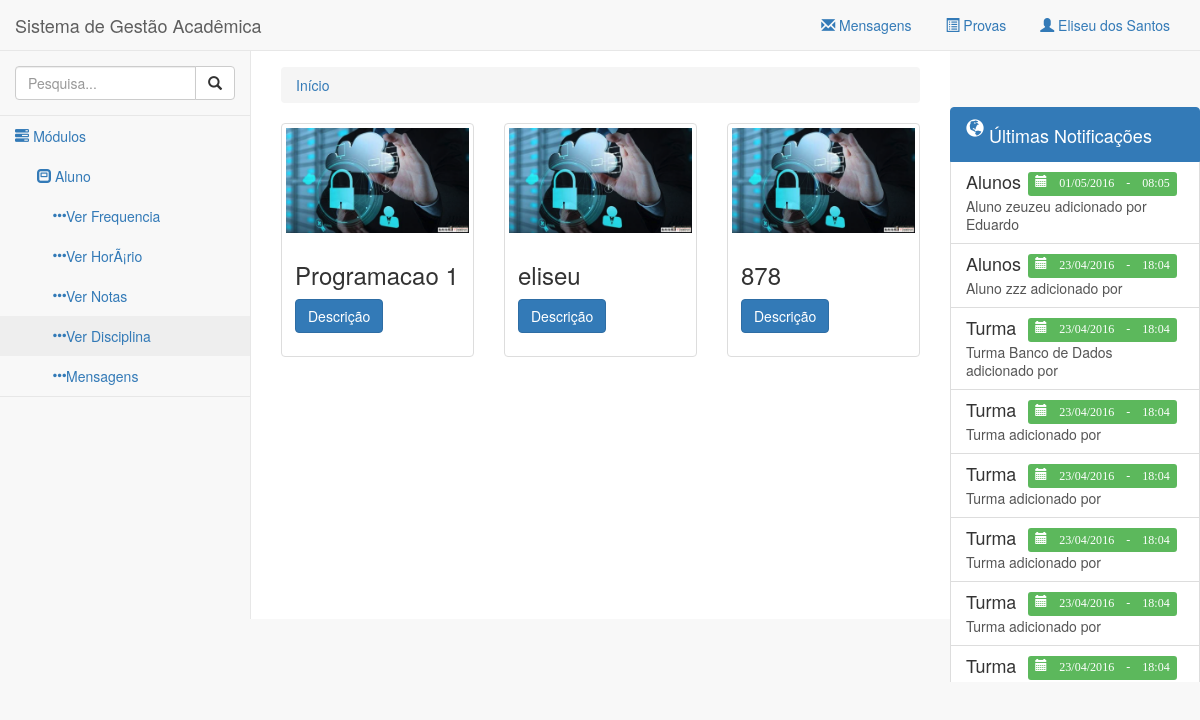
Screenshot of /admin/verDisciplina.php (signed in) with the database file from the repository.
### tables this page shows
CREATE TABLE IF NOT EXISTS `cad_modulo` (
  `cd_modulo` bigint(20) NOT NULL,
  `nome_modulo` varchar(180) NOT NULL
);

CREATE TABLE IF NOT EXISTS `cad_submodulo` (
  `cd_submodulo` bigint(20) NOT NULL,
  `nome_submodulo` varchar(180) NOT NULL,
  `fonte` varchar(450) NOT NULL,
  `permissao` varchar(11) NOT NULL,
  `icone` varchar(180) NOT NULL
);

CREATE TABLE IF NOT EXISTS `notificacoes` (
  `cd_notificacao` bigint(20) NOT NULL,
  `cd_usuario` bigint(20) NOT NULL,
  `tp_notificacao` varchar(80) NOT NULL,
  `desc_notificacao` text NOT NULL,
  `dt_sistema` timestamp NOT NULL DEFAULT CURRENT_TIMESTAMP
);

CREATE TABLE IF NOT EXISTS `cad_disciplina` (
  `cd_curso` bigint(20) NOT NULL,
  `nome_disciplina` varchar(300) NOT NULL,
  `desc_disciplina` text NOT NULL,
  `cd_disciplina` int(11) NOT NULL
);

### classes/funcoes.class.php (called while the page is built, shortened)
<?php
include 'database.class.php';
include 'notificacoes.class.php';
class Funcoes {
  public static function geraHeader() {
    include 'partials/header.php';
  }
  public static function geraFooter($parametros = false) {
    include 'partials/footer.php';
  }
  public static function geraMenus() {
    include 'partials/navegacao.php';
  }
  public static function geraMenuTop() {
    include 'partials/menu_top.php';
  }
  public static function geraMenuEsquerda() {
    include 'partials/menu_esquerda.php';
  }
  public static function geraMenuDireita() {
    include 'partials/menu_direita.php';
  }
  public static function geraBreadCrumb() {
    include 'partials/breadcrumb.php';
  }
}

### classes/database.class.php (called while the page is built, shortened)
<?php
class Database {
  private $mysql;
  private $query;
  public function __construct() {
    $this->mysql = new mysqli('localhost', 'root','', 'sga');
  }
  protected function clearAttributes() {
    $not = array('last_query', 'operators', 'join_types');
    $attrs = get_object_vars($this);
  }
  public function result() {
    $data = array();
    if(!empty($this->query)) {
      while($result = mysqli_fetch_object($this->query)) {
        $data[] = (Object) array_map("utf8_encode", (Array) $result);
      }
    }
    return $data;
  }
  public function query($query, $escape = FALSE) {
    $escape = (!is_bool($escape)) ? TRUE : $escape;
    $this->query = $this->mysql->query($query);
    return $this;
  }
}

### classes/notificacoes.class.php (called while the page is built, shortened)
<?php
Class Notificacoes {
	public function getNotificacao() {
		$objetoSql = new Database();
		$resultado = $objetoSql->query('select * from notificacoes order by cd_notificacao DESC')->result();
		return $resultado;
	}
}

### classes/disciplina.class.php (called while the page is built, shortened)
<?php
Class Disciplina extends Funcoes {
  public function getTodasDisciplinas() {
    $objetoSql = new Database();
    $resultado = $objetoSql->query('select * from cad_disciplina')->result();
    return $resultado;
  }
}

### admin/partials/menu_direita.php (the view, shortened to what this page needs)
<?php
$objetonotificacoes = new Notificacoes();
$notificacoes = $objetonotificacoes->getNotificacao();
?>
<div class="navbar-default sidebar-right" role="navigation">
  <div class="list-group">
  	<a href="#" class="list-group-item active">
	    <h4 class="list-group-item-heading"><span class="glyphicon glyphicon-globe"></span> Últimas Notificações</h4>
	  </a>
    <?php
      foreach ($notificacoes as $notificacao) : ?>
      	<a href="#" class="list-group-item notificacao">
      		<h4 class="list-group-item-heading"><?= $notificacao->tp_notificacao; ?>
            <span class="label label-success data-notificacao pull-right">
              <span class="glyphicon glyphicon-calendar"> <?= date('d/m/Y', strtotime($notificacao->dt_sistema)) . ' - '. date('H:m', strtotime($notificacao->dt_sistema)); ?></span>
          </h4>
      		<p class="list-group-item-text"><?= $notificacao->desc_notificacao; ?>
      		</p>
    		</a>
      <?php endforeach; ?>
	</div>
</div>

### admin/partials/header.php (shortened to what this page needs)
<!DOCTYPE html>
<html lang="pt-br">
<head>
  <link href="../assets/css/bootstrap.min.css" rel="stylesheet">
  <link href="../assets/css/sb-admin-2.css" rel="stylesheet">
  <link href="../assets/css/admin.css" rel="stylesheet">
  <link href="../assets/css/mensagens.css" rel="stylesheet">
</head>
<body data-alert="<?= (isset($_SESSION['mensagem'])) ? $_SESSION['mensagem'] : ''; ?>">
  <div id="conteudo">

### admin/partials/navegacao.php (shortened to what this page needs)
<nav class="navbar navbar-default navbar-static-top" role="navigation" style="margin-bottom: 0">
  <?php
    Funcoes::geraMenuTop();
    Funcoes::geraMenuEsquerda();
    Funcoes::geraMenuDireita();
  ?>
<?php Funcoes::geraBreadCrumb(); ?>

### admin/partials/menu_top.php (shortened to what this page needs)
<div class="navbar-header">
  <a class="navbar-brand">Sistema de Gestão Acadêmica</a>
</div>
<ul class="nav navbar-top-links navbar-right">
  <li class="dropdown">
    <a class="dropdown-toggle" data-toggle="dropdown" href="#">
        <i class="glyphicon glyphicon-envelope"></i> Mensagens
    </a>
  </li>
  <li class="dropdown">
    <a class="dropdown-toggle" data-toggle="dropdown" href="#">
      <i class="glyphicon glyphicon-list-alt"></i> Provas
    </a>
  </li>
  <li class="dropdown">
    <a class="dropdown-toggle" data-toggle="dropdown" href="#">
      <?= ($_SESSION['foto']) ? '<img src="../amor.jpg" height="20"> ' :'<i class="glyphicon glyphicon-user"></i> ' ;?> <?= (isset($_SESSION['administrador'])) ? $_SESSION['administrador'] : $_SESSION['nome']; ?>
    </a>
  </li>
</ul>

### admin/partials/menu_esquerda.php (shortened to what this page needs)
<div class="navbar-default sidebar" role="navigation">
  <div class="sidebar-nav navbar-collapse">
    <ul class="nav" id="side-menu">
      <li class="sidebar-search">
        <div class="input-group custom-search-form">
          <input type="text" class="form-control" placeholder="Pesquisa...">
          <span class="input-group-btn">
            <button class="btn btn-default" type="button">
              <i class="glyphicon glyphicon-search"></i>
            </button>
          </span>
        </div>
      </li>
      <li>
        <a href="#"><i class="glyphicon glyphicon-tasks"></i> Módulos</a>
        <ul class="nav nav-second-level">
          <?php
            $objetoModulos = new Database();
            $objetoModulos1 = new Database();
            $permissoes = $_SESSION['permissao'];
            $query_parts = array();
            foreach ($permissoes as $val) {
              $query_parts[] = "'%".$val."%'";
            }
            $string = implode(' OR cd_modulo LIKE ', $query_parts);
            $modulos = $objetoModulos->query("select * from cad_modulo where cd_modulo LIKE {$string}")->result();
            $query_parts = array();
            foreach ($permissoes as $val) {
                $query_parts[] = "'%".$val."%'";
            }
            $string = implode(' OR permissao LIKE ', $query_parts);
            $submodulos = $objetoModulos1->query("select * from cad_submodulo where permissao LIKE {$string}")->result();
            foreach ($modulos as $modulo) : ?>
              <li>
                <a href="#"><span class="glyphicon glyphicon-modal-window"></span> <?= $modulo->nome_modulo; ?></a>
                <?php if(isset($modulo->submodulos) && count($modulo->submodulos)) : ?>
                  <ul class="nav nav-third-level">
                  <?php foreach ($modulo->submodulos as $submodulo) : ?>
                    <li>
                      <a href="<?= $submodulo->fonte; ?>"><span class="glyphicon glyphicon-option-horizontal"></span><?= $submodulo->nome_submodulo; ?></a>
                    </li>
                    <?php endforeach; ?>
                  </ul>
                <?php endif; ?>
              </li>
          <?php endforeach; ?>
          </li>
        </ul>
      </div>
    </div>
  </div>

### admin/partials/breadcrumb.php
<div id="conteudo-pagina">
  <ol class="breadcrumb">
    <li><a href="index.php">Início</a></li>
  </ol>

### admin/verDisciplina.php
<?php
  include '../classes/funcoes.class.php';
  include '../classes/disciplina.class.php';
  Funcoes::geraHeader();
  Funcoes::geraMenus();
?>
<div class="row">
  <?php
    $objetoDisiplina = new Disciplina();
    foreach ($objetoDisiplina->getTodasDisciplinas() as $disciplina) : ?>
      <div class="col-sm-6 col-md-4">
        <div class="thumbnail">
          <img src="../assets/imagens/slide1.png" alt="...">
          <div class="caption">
            <h3><?= $disciplina->nome_disciplina; ?></h3>
            <p><button class="btn btn-primary desc-disciplina" data-disciplina="<?= $disciplina->cd_disciplina; ?>" type="button">Descrição</button>
          </div>
        </div>
      </div>
  <?php endforeach; ?>
</div>
 <?php Funcoes::geraFooter(); ?>

### admin/partials/footer.php (shortened to what this page needs)
    </div>
  </body>
</html>

### assets/css/sb-admin-2.css (style rules this page uses)
body { background-color: #f8f8f8; }
#conteudo { width: 100%; }
#conteudo-pagina { padding: 0 15px; min-height: 568px; background-color: #fff; }
@media (min-width:768px) { #conteudo-pagina { position: inherit; margin: 0 250px 0 250px; padding: 16px 30px; border-left: 1px solid #e7e7e7; } }
.navbar-top-links { margin-right: 0; }
.navbar-top-links li { display: inline-block; }
.navbar-top-links li:last-child { margin-right: 15px; }
.navbar-top-links li a { padding: 15px; min-height: 50px; }
.sidebar .sidebar-nav.navbar-collapse { padding-right: 0; padding-left: 0; }
.sidebar .sidebar-search { padding: 15px; }
.sidebar ul li { border-bottom: 1px solid #e7e7e7; }
.sidebar ul li a.active { background-color: #eee; }
.sidebar .nav-second-level li, .sidebar .nav-third-level li { border-bottom: 0!important; }
.sidebar .nav-second-level li a { padding-left: 37px; }
.sidebar .nav-third-level li a { padding-left: 52px; }
@media (min-width:768px) { .sidebar { z-index: 1; position: absolute; width: 250px; margin-top: 51px; } }
@media (min-width:768px) { .sidebar-right { z-index: 1; position: absolute; width: 250px; margin-top: 51px; right: 0; } }

### assets/css/admin.css (style rules this page uses)
a:hover, a:visited, a:link, a:active { text-decoration: none; }
.glyphicon { cursor: pointer; }
.data-notificacao { margin-right: 7px; font-size: 67%; }
.list-group { margin-top: 5px; max-height: 575px !important; overflow: overlay !important; margin-bottom: 0px !important; }

### assets/css/mensagens.css (style rules this page uses)
.list-group-item span { display: inline-block; vertical-align: super; }

### rows the page displays
cad_modulo: nome_modulo "Aluno"
cad_submodulo: nome_submodulo "Ver Frequencia"
cad_submodulo: nome_submodulo "Ver HorÃ¡rio"
cad_submodulo: nome_submodulo "Ver Notas"
cad_submodulo: nome_submodulo "Ver Disciplina"
cad_submodulo: nome_submodulo "Mensagens"
notificacoes: tp_notificacao "Alunos", dt_sistema "01/05/2016", dt_sistema "08:05", desc_notificacao "Aluno zeuzeu adicionado por Eduardo"
notificacoes: tp_notificacao "Alunos", dt_sistema "23/04/2016", dt_sistema "18:04", desc_notificacao "Aluno zzz adicionado por"
notificacoes: tp_notificacao "Turma", dt_sistema "23/04/2016", dt_sistema "18:04", desc_notificacao "Turma Banco de Dados adicionado por"
notificacoes: tp_notificacao "Turma", dt_sistema "23/04/2016", dt_sistema "18:04", desc_notificacao "Turma adicionado por"
notificacoes: tp_notificacao "Turma", dt_sistema "23/04/2016", dt_sistema "18:04", desc_notificacao "Turma adicionado por"
notificacoes: tp_notificacao "Turma", dt_sistema "23/04/2016", dt_sistema "18:04", desc_notificacao "Turma adicionado por"
notificacoes: tp_notificacao "Turma", dt_sistema "23/04/2016", dt_sistema "18:04", desc_notificacao "Turma adicionado por"
notificacoes: tp_notificacao "Turma", dt_sistema "23/04/2016", dt_sistema "18:04"
cad_disciplina: nome_disciplina "Programacao 1"
cad_disciplina: nome_disciplina "eliseu"
cad_disciplina: nome_disciplina "878"

### other values shown
$_SESSION['nome'] "Eliseu dos Santos"
